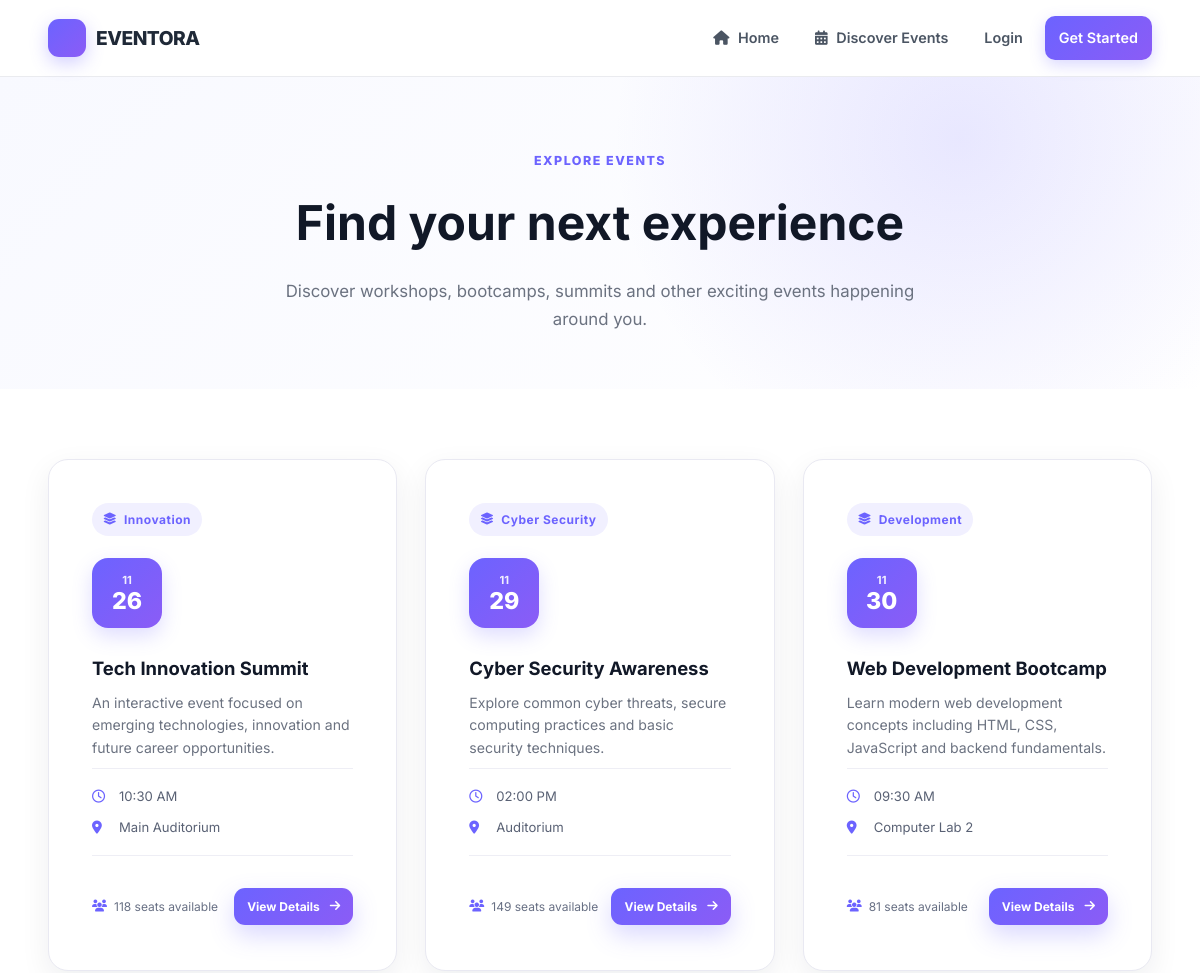
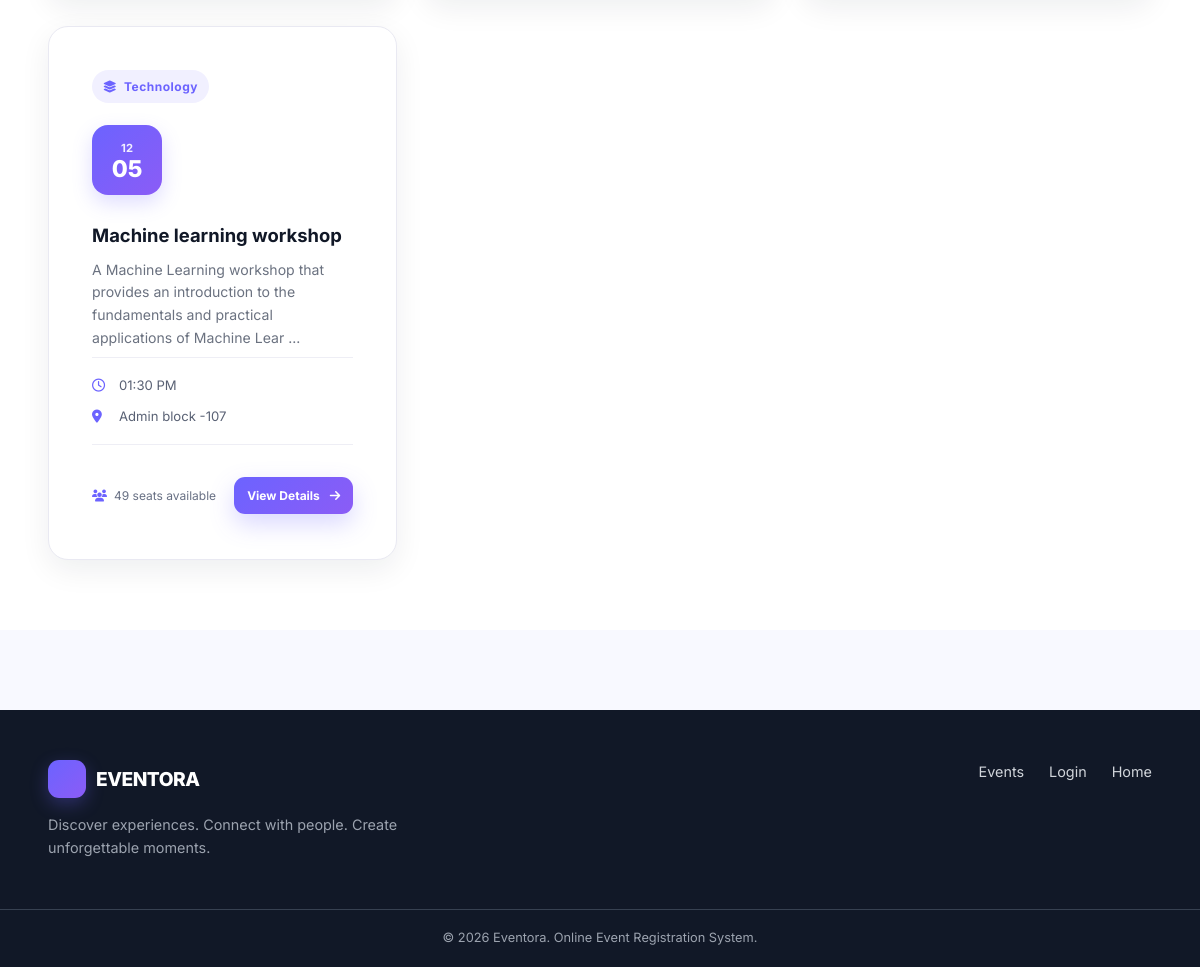
The app's page /events with its own data (2 pictures, top to bottom).
### tables this page shows
CREATE TABLE events (
            id INTEGER PRIMARY KEY AUTOINCREMENT,
            title TEXT NOT NULL,
            description TEXT NOT NULL,
            date TEXT NOT NULL,
            time TEXT NOT NULL,
            venue TEXT NOT NULL,
            category TEXT NOT NULL,
            capacity INTEGER NOT NULL,
            available_seats INTEGER NOT NULL
        );

### app.py (the view)
@app.route("/events")
def events():
    conn = get_db_connection()
    events = conn.execute("""
        SELECT *
        FROM events
        ORDER BY date ASC
    """).fetchall()
    conn.close()
    return render_template("events.html", events=events)

### database.py (called while the page is built)
def get_db_connection():
    conn = sqlite3.connect(DATABASE)
    conn.row_factory = sqlite3.Row
    return conn

### templates/events.html (shortened to what this page needs)
{% extends "base.html" %}
{% block content %}
<section class="page-hero">
    <div class="container">
        <span class="eyebrow">EXPLORE EVENTS</span>
        <h1>Find your next experience</h1>
        <p>
            Discover workshops, bootcamps, summits and other exciting
            events happening around you.
        </p>
    </div>
</section>
<section class="events-section">
    <div class="container">
        {% if events %}
        <div class="events-grid">
            {% for event in events %}
            <article class="event-card">
                <div class="event-card-top">
                    <span class="event-category">
                        <i class="fa-solid fa-layer-group"></i>
                        {{ event["category"] }}
                    </span>
                </div>
                <div class="event-date-box">
                    <span class="event-month">
                        {{ event["date"].split("-")[1] }}
                    </span>
                    <span class="event-day">
                        {{ event["date"].split("-")[2] }}
                    </span>
                </div>
                <div class="event-card-body">
                    <h3>{{ event["title"] }}</h3>
                    <p>
                        {{ event["description"][:120] }}
                        {% if event["description"]|length > 120 %}
                        ...
                        {% endif %}
                    </p>
                    <div class="event-info">
                        <div>
                            <i class="fa-regular fa-clock"></i>
                            <span>{{ event["time"] }}</span>
                        </div>
                        <div>
                            <i class="fa-solid fa-location-dot"></i>
                            <span>{{ event["venue"] }}</span>
                        </div>
                    </div>
                    <div class="event-card-footer">
                        <div class="seats-info">
                            <i class="fa-solid fa-users"></i>
                            <span>
                                {{ event["available_seats"] }}
                                seats available
                            </span>
                        </div>
                        <a
                            href="{{ url_for('event_details', event_id=event['id']) }}"
                            class="btn btn-primary btn-small"
                        >
                            View Details
                            <i class="fa-solid fa-arrow-right"></i>
                        </a>
                    </div>
                </div>
            </article>
            {% endfor %}
        </div>
        {% endif %}
    </div>
</section>
{% endblock %}

### static/css/style.css (style rules this page uses)
* { margin: 0; padding: 0; box-sizing: border-box; }
:root { --primary: #6c63ff; --primary-dark: #5148e5; --secondary: #8b5cf6; --dark: #111827; --dark-soft: #1f2937; --text: #1f2937; --text-light: #6b7280; --background: #f8f9ff; --white: #ffffff; --border: #e5e7eb; --success: #16a34a; --danger: #dc2626; --warning: #d97706; --shadow: 0 10px 30px rgba(17, 24, 39, 0.08); --radius: 16px; }
html { scroll-behavior: smooth; }
body { font-family: "Inter", sans-serif; background: var(--background); color: var(--text); line-height: 1.6; }
a { text-decoration: none; color: inherit; }
.container { width: min(1120px, 92%); margin: auto; }
.btn { display: inline-flex; align-items: center; justify-content: center; gap: 10px; padding: 13px 21px; border-radius: 11px; font-size: 0.9rem; font-weight: 700; border: none; transition: 0.25s ease; }
.btn-primary { color: white; background: linear-gradient( 135deg, var(--primary), var(--secondary) ); box-shadow: 0 10px 25px rgba(108, 99, 255, 0.25); }
.event-card-top { display: flex; justify-content: space-between; align-items: center; }
.event-category { padding: 6px 10px; color: var(--primary); background: #efeeff; border-radius: 7px; font-size: 0.65rem; font-weight: 800; letter-spacing: 0.5px; }
.event-card { position: relative; padding: 23px; background: white; border: 1px solid #edf0f4; border-radius: 17px; box-shadow: 0 5px 20px rgba(17, 24, 39, 0.03); transition: 0.3s ease; }
.event-card h3 { margin-top: 8px; font-size: 1.05rem; line-height: 1.4; }
.event-info { display: grid; gap: 8px; margin-top: 12px; padding: 14px 0; border-top: 1px solid #edf0f4; border-bottom: 1px solid #edf0f4; }
.event-info div { display: flex; align-items: center; gap: 8px; color: #6b7280; font-size: 0.7rem; }
.event-info i { color: var(--primary); }
.event-card-footer { display: flex; align-items: center; justify-content: space-between; margin-top: 15px; }
.page-hero { padding: 70px 0 55px; background: radial-gradient(circle at 80% 20%, rgba(108, 99, 255, 0.14), transparent 35%), linear-gradient(135deg, #f8f9ff, #ffffff); text-align: center; }
.page-hero .eyebrow { display: inline-block; color: var(--primary); font-size: 0.78rem; font-weight: 800; letter-spacing: 1.5px; margin-bottom: 14px; }
.page-hero h1 { font-size: clamp(2rem, 4vw, 3.2rem); margin-bottom: 15px; color: var(--dark); }
.page-hero p { max-width: 650px; margin: 0 auto; color: var(--text-light); line-height: 1.7; font-size: 1.05rem; }
.events-section { padding: 70px 0; background: #ffffff; }
.events-grid { display: grid; grid-template-columns: repeat(3, 1fr); gap: 28px; }
.event-card { position: relative; background: #ffffff; border: 1px solid #e9e9f2; border-radius: 20px; overflow: hidden; box-shadow: 0 10px 30px rgba(17, 24, 39, 0.07); transition: transform 0.3s ease, box-shadow 0.3s ease; }
.event-card-top { display: flex; align-items: center; justify-content: space-between; padding: 20px 20px 0; gap: 10px; }
.event-category { display: inline-flex; align-items: center; gap: 7px; background: #f1f0ff; color: var(--primary); padding: 7px 11px; border-radius: 50px; font-size: 0.75rem; font-weight: 700; }
.event-date-box { width: 70px; height: 70px; margin: 22px 20px 5px; border-radius: 16px; background: linear-gradient(135deg, var(--primary), var(--secondary)); color: white; display: flex; flex-direction: column; align-items: center; justify-content: center; box-shadow: 0 8px 20px rgba(108, 99, 255, 0.22); }
.event-month { font-size: 0.7rem; text-transform: uppercase; font-weight: 700; opacity: 0.9; }
.event-day { font-size: 1.45rem; font-weight: 800; line-height: 1; }
.event-card-body { padding: 15px 20px 22px; }
.event-card-body h3 { font-size: 1.15rem; margin-bottom: 10px; color: var(--dark); }
.event-card-body p { color: var(--text-light); font-size: 0.88rem; line-height: 1.6; min-height: 68px; }
.event-info { display: flex; flex-direction: column; gap: 10px; padding: 17px 0; margin-top: 8px; border-top: 1px solid #eeeeF5; border-bottom: 1px solid #eeeeF5; }
.event-info div { display: flex; align-items: center; gap: 9px; color: #596174; font-size: 0.82rem; }
.event-info i { width: 18px; color: var(--primary); }
.event-card-footer { display: flex; align-items: center; justify-content: space-between; gap: 12px; padding-top: 17px; }
.seats-info { display: flex; align-items: center; gap: 7px; color: #687084; font-size: 0.75rem; }
.seats-info i { color: var(--primary); }
.btn-small { padding: 9px 13px; font-size: 0.75rem; }

### records on screen
events: category "Innovation", date "11", date "26", title "Tech Innovation Summit", description "An interactive event focused on emerging technologies, innovation and future career opportunities.", time "10:30 AM", venue "Main Auditorium", available_seats "118"
events: category "Cyber Security", date "11", date "29", title "Cyber Security Awareness", description "Explore common cyber threats, secure computing practices and basic security techniques.", time "02:00 PM", venue "Auditorium", available_seats "149"
events: category "Development", date "11", date "30", title "Web Development Bootcamp", description "Learn modern web development concepts including HTML, CSS, JavaScript and backend fundamentals.", time "09:30 AM", venue "Computer Lab 2", available_seats "81"
events: category "Technology", date "12", date "05", title "Machine learning workshop", description "A Machine Learning workshop that provides an introduction to the fundamentals and practical applications of Machine Lear", time "01:30 PM", venue "Admin block -107", available_seats "49"
